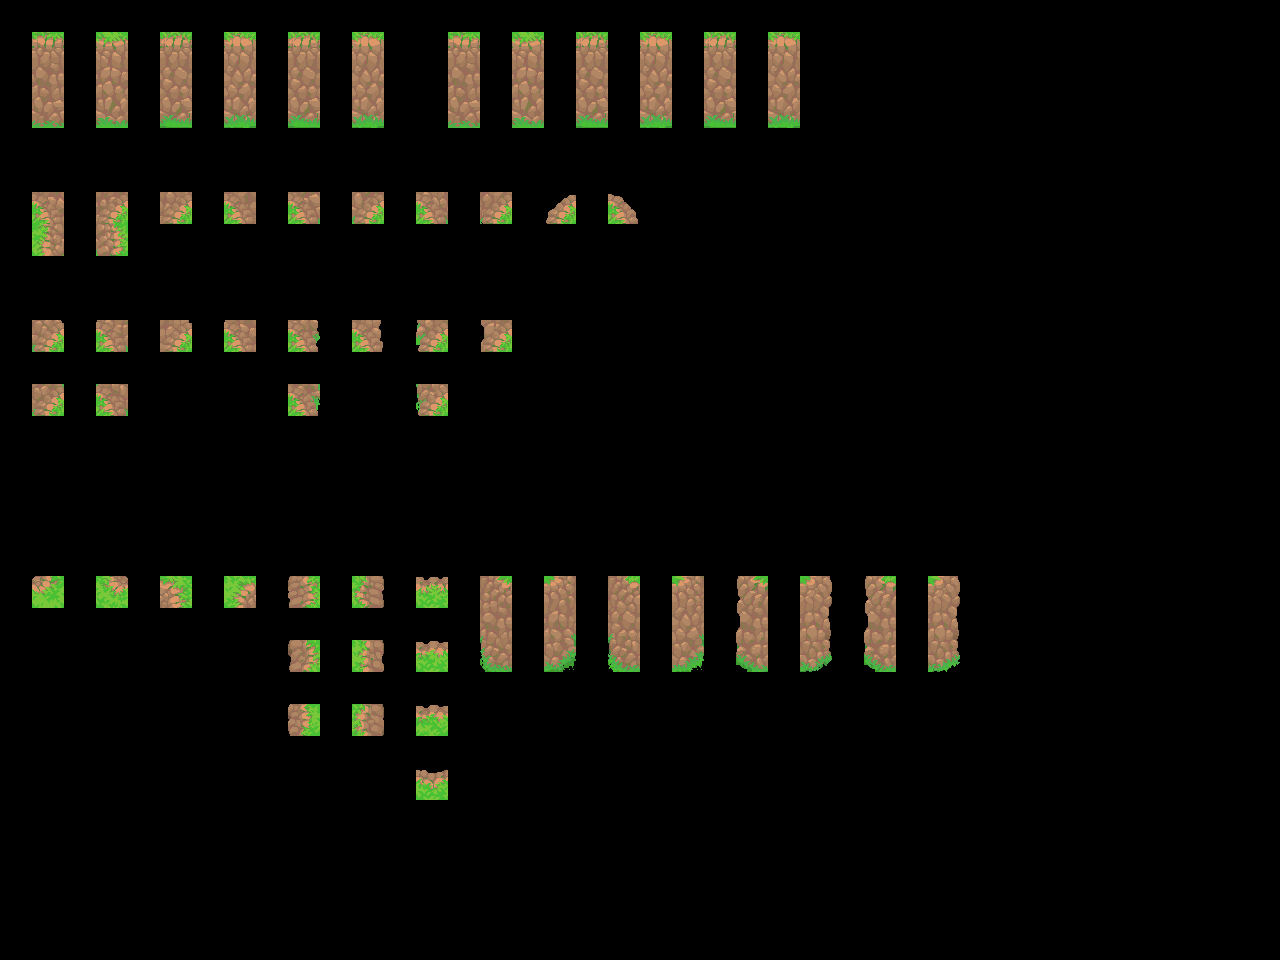

The image is a tile-based game level rendered from a .tmx file. Its description and complete source (layers, tilesets, objects, tile grids) follow:
An orthogonal 40x30 tile map with 32x32 px tiles, 2 tile layers (input_wall, output_wall) and 5 objects.

<map version="1.9" tiledversion="1.9.2" orientation="orthogonal" renderorder="right-down" width="40" height="30" tilewidth="32" tileheight="32" infinite="0" nextlayerid="4" nextobjectid="7">
 <properties>
  <property name="MatchInOrder" type="bool" value="true" />
 </properties>
 <tileset firstgid="1" source="../Tilesets/gl2-Tileset - wall 1-3tiles.tsx" />
 <layer id="1" name="input_wall" width="40" height="30" opacity="0.83">
  <data encoding="csv">
0,0,0,0,0,0,0,0,0,0,0,0,0,0,0,0,0,0,0,0,0,0,0,0,0,0,0,0,0,0,0,0,0,0,0,0,0,0,0,0,
0,67,0,67,0,67,0,67,0,67,0,67,0,0,67,0,67,0,67,0,67,0,67,0,67,0,0,0,0,0,0,0,0,0,0,0,0,0,0,0,
0,83,0,83,0,83,0,83,0,83,0,83,0,0,83,0,83,0,83,0,83,0,83,0,83,0,0,0,0,0,0,0,0,0,0,0,0,0,0,0,
0,99,0,99,0,99,0,99,0,99,0,99,0,0,99,0,99,0,99,0,99,0,99,0,99,0,0,0,0,0,0,0,0,0,0,0,0,0,0,0,
0,0,0,0,0,0,0,0,0,0,0,0,0,0,0,0,0,0,0,0,0,0,0,0,0,0,0,0,0,0,0,0,0,0,0,0,0,0,0,0,
0,0,0,0,0,0,0,0,0,0,0,0,0,0,0,0,0,0,0,0,0,0,0,0,0,0,0,0,0,0,0,0,0,0,0,0,0,0,0,0,
0,6,0,8,0,12,0,44,0,38,0,40,0,58,0,74,0,17,0,21,0,0,0,0,0,0,0,0,0,0,0,0,0,0,0,0,0,0,0,0,
0,22,0,24,0,0,0,0,0,0,0,0,0,0,0,0,0,0,0,0,0,0,0,0,0,0,0,0,0,0,0,0,0,0,0,0,0,0,0,0,
0,0,0,0,0,0,0,0,0,0,0,0,0,0,0,0,0,0,0,0,0,0,0,0,0,0,0,0,0,0,0,0,0,0,0,0,0,0,0,0,
0,0,0,0,0,0,0,0,0,0,0,0,0,0,0,0,0,0,0,0,0,0,0,0,0,0,0,0,0,0,0,0,0,0,0,0,0,0,0,0,
0,76,0,108,0,109,0,125,0,102,0,118,0,104,0,120,0,0,0,0,0,0,0,0,0,0,0,0,0,0,0,0,0,0,0,0,0,0,0,0,
0,0,0,0,0,0,0,0,0,0,0,0,0,0,0,0,0,0,0,0,0,0,0,0,0,0,0,0,0,0,0,0,0,0,0,0,0,0,0,0,
0,30,0,29,0,0,0,0,0,13,0,0,0,15,0,0,0,0,0,0,0,0,0,0,0,0,0,0,0,0,0,0,0,0,0,0,0,0,0,0,
0,0,0,0,0,0,0,0,0,0,0,0,0,0,0,0,0,0,0,0,0,0,0,0,0,0,0,0,0,0,0,0,0,0,0,0,0,0,0,0,
0,0,0,0,0,0,0,0,0,0,0,0,0,0,0,0,0,0,0,0,0,0,0,0,0,0,0,0,0,0,0,0,0,0,0,0,0,0,0,0,
0,0,0,0,0,0,0,0,0,0,0,0,0,0,0,0,0,0,0,0,0,0,0,0,0,0,0,0,0,0,0,0,0,0,0,0,0,0,0,0,
0,0,0,0,0,0,0,0,0,0,0,0,0,0,0,0,0,0,0,0,0,0,0,0,0,0,0,0,0,0,0,0,0,0,0,0,0,0,0,0,
0,0,0,0,0,0,0,0,0,0,0,0,0,0,0,0,0,0,0,0,0,0,0,0,0,0,0,0,0,0,0,0,0,0,0,0,0,0,0,0,
0,18,0,20,0,50,0,52,0,33,0,37,0,3,0,66,0,68,0,66,0,68,0,49,0,53,0,49,0,53,0,0,0,0,0,0,0,0,0,0,
0,0,0,0,0,0,0,0,0,0,0,0,0,0,0,82,0,84,0,82,0,84,0,65,0,69,0,65,0,69,0,0,0,0,0,0,0,0,0,0,
0,0,0,0,0,0,0,0,0,33,0,37,0,3,0,98,0,100,0,98,0,100,0,81,0,85,0,81,0,85,0,0,0,0,0,0,0,0,0,0,
0,0,0,0,0,0,0,0,0,0,0,0,0,0,0,0,0,0,0,0,0,0,0,0,0,0,0,0,0,0,0,0,0,0,0,0,0,0,0,0,
0,0,0,0,0,0,0,0,0,33,0,37,0,3,0,0,0,0,0,0,0,0,0,0,0,0,0,0,0,0,0,0,0,0,0,0,0,0,0,0,
0,0,0,0,0,0,0,0,0,0,0,0,0,0,0,0,0,0,0,0,0,0,0,0,0,0,0,0,0,0,0,0,0,0,0,0,0,0,0,0,
0,0,0,0,0,0,0,0,0,0,0,0,0,3,0,0,0,0,0,0,0,0,0,0,0,0,0,0,0,0,0,0,0,0,0,0,0,0,0,0,
0,0,0,0,0,0,0,0,0,0,0,0,0,0,0,0,0,0,0,0,0,0,0,0,0,0,0,0,0,0,0,0,0,0,0,0,0,0,0,0,
0,0,0,0,0,0,0,0,0,0,0,0,0,0,0,0,0,0,0,0,0,0,0,0,0,0,0,0,0,0,0,0,0,0,0,0,0,0,0,0,
0,0,0,0,0,0,0,0,0,0,0,0,0,0,0,0,0,0,0,0,0,0,0,0,0,0,0,0,0,0,0,0,0,0,0,0,0,0,0,0,
0,0,0,0,0,0,0,0,0,0,0,0,0,0,0,0,0,0,0,0,0,0,0,0,0,0,0,0,0,0,0,0,0,0,0,0,0,0,0,0,
0,0,0,0,0,0,0,0,0,0,0,0,0,0,0,0,0,0,0,0,0,0,0,0,0,0,0,0,0,0,0,0,0,0,0,0,0,0,0,0
</data>
 </layer>
 <layer id="2" name="output_wall" width="40" height="30">
  <data encoding="csv">
0,0,0,0,0,0,0,0,0,0,0,0,0,0,0,0,0,0,0,0,0,0,0,0,0,0,0,0,0,0,0,0,0,0,0,0,0,0,0,0,
0,145,0,146,0,147,0,148,0,149,0,150,0,0,152,0,153,0,154,0,155,0,156,0,157,0,0,0,0,0,0,0,0,0,0,0,0,0,0,0,
0,161,0,162,0,163,0,164,0,165,0,166,0,0,168,0,169,0,170,0,171,0,172,0,173,0,0,0,0,0,0,0,0,0,0,0,0,0,0,0,
0,177,0,178,0,179,0,180,0,181,0,182,0,0,184,0,185,0,186,0,187,0,188,0,189,0,0,0,0,0,0,0,0,0,0,0,0,0,0,0,
0,0,0,0,0,0,0,0,0,0,0,0,0,0,0,0,0,0,0,0,0,0,0,0,0,0,0,0,0,0,0,0,0,0,0,0,0,0,0,0,
0,0,0,0,0,0,0,0,0,0,0,0,0,0,0,0,0,0,0,0,0,0,0,0,0,0,0,0,0,0,0,0,0,0,0,0,0,0,0,0,
0,7,0,9,0,28,0,60,0,39,0,41,0,59,0,75,0,2,0,4,0,0,0,0,0,0,0,0,0,0,0,0,0,0,0,0,0,0,0,0,
0,23,0,25,0,0,0,0,0,0,0,0,0,0,0,0,0,0,0,0,0,0,0,0,0,0,0,0,0,0,0,0,0,0,0,0,0,0,0,0,
0,0,0,0,0,0,0,0,0,0,0,0,0,0,0,0,0,0,0,0,0,0,0,0,0,0,0,0,0,0,0,0,0,0,0,0,0,0,0,0,
0,0,0,0,0,0,0,0,0,0,0,0,0,0,0,0,0,0,0,0,0,0,0,0,0,0,0,0,0,0,0,0,0,0,0,0,0,0,0,0,
0,92,0,124,0,110,0,126,0,103,0,119,0,105,0,121,0,0,0,0,0,0,0,0,0,0,0,0,0,0,0,0,0,0,0,0,0,0,0,0,
0,0,0,0,0,0,0,0,0,0,0,0,0,0,0,0,0,0,0,0,0,0,0,0,0,0,0,0,0,0,0,0,0,0,0,0,0,0,0,0,
0,46,0,45,0,0,0,0,0,14,0,0,0,16,0,0,0,0,0,0,0,0,0,0,0,0,0,0,0,0,0,0,0,0,0,0,0,0,0,0,
0,0,0,0,0,0,0,0,0,0,0,0,0,0,0,0,0,0,0,0,0,0,0,0,0,0,0,0,0,0,0,0,0,0,0,0,0,0,0,0,
0,0,0,0,0,0,0,0,0,0,0,0,0,0,0,0,0,0,0,0,0,0,0,0,0,0,0,0,0,0,0,0,0,0,0,0,0,0,0,0,
0,0,0,0,0,0,0,0,0,0,0,0,0,0,0,0,0,0,0,0,0,0,0,0,0,0,0,0,0,0,0,0,0,0,0,0,0,0,0,0,
0,0,0,0,0,0,0,0,0,0,0,0,0,0,0,0,0,0,0,0,0,0,0,0,0,0,0,0,0,0,0,0,0,0,0,0,0,0,0,0,
0,0,0,0,0,0,0,0,0,0,0,0,0,0,0,0,0,0,0,0,0,0,0,0,0,0,0,0,0,0,0,0,0,0,0,0,0,0,0,0,
0,193,0,194,0,209,0,210,0,195,0,196,0,197,0,198,0,199,0,200,0,201,0,202,0,203,0,204,0,205,0,0,0,0,0,0,0,0,0,0,
0,0,0,0,0,0,0,0,0,0,0,0,0,0,0,214,0,215,0,216,0,217,0,218,0,219,0,220,0,221,0,0,0,0,0,0,0,0,0,0,
0,0,0,0,0,0,0,0,0,211,0,212,0,213,0,230,0,231,0,232,0,233,0,234,0,235,0,236,0,237,0,0,0,0,0,0,0,0,0,0,
0,0,0,0,0,0,0,0,0,0,0,0,0,0,0,0,0,0,0,0,0,0,0,0,0,0,0,0,0,0,0,0,0,0,0,0,0,0,0,0,
0,0,0,0,0,0,0,0,0,227,0,228,0,229,0,0,0,0,0,0,0,0,0,0,0,0,0,0,0,0,0,0,0,0,0,0,0,0,0,0,
0,0,0,0,0,0,0,0,0,0,0,0,0,0,0,0,0,0,0,0,0,0,0,0,0,0,0,0,0,0,0,0,0,0,0,0,0,0,0,0,
0,0,0,0,0,0,0,0,0,0,0,0,0,245,0,0,0,0,0,0,0,0,0,0,0,0,0,0,0,0,0,0,0,0,0,0,0,0,0,0,
0,0,0,0,0,0,0,0,0,0,0,0,0,0,0,0,0,0,0,0,0,0,0,0,0,0,0,0,0,0,0,0,0,0,0,0,0,0,0,0,
0,0,0,0,0,0,0,0,0,0,0,0,0,0,0,0,0,0,0,0,0,0,0,0,0,0,0,0,0,0,0,0,0,0,0,0,0,0,0,0,
0,0,0,0,0,0,0,0,0,0,0,0,0,0,0,0,0,0,0,0,0,0,0,0,0,0,0,0,0,0,0,0,0,0,0,0,0,0,0,0,
0,0,0,0,0,0,0,0,0,0,0,0,0,0,0,0,0,0,0,0,0,0,0,0,0,0,0,0,0,0,0,0,0,0,0,0,0,0,0,0,
0,0,0,0,0,0,0,0,0,0,0,0,0,0,0,0,0,0,0,0,0,0,0,0,0,0,0,0,0,0,0,0,0,0,0,0,0,0,0,0
</data>
 </layer>
 <objectgroup id="3" name="rule_options" offsetx="-10.6667" offsety="-16.6667">
  <object id="1" x="22" y="28" width="131" height="124.667">
   <properties>
    <property name="Disabled" type="bool" value="false" />
    <property name="Probability" type="float" value="0.4" />
   </properties>
  </object>
  <object id="2" x="28" y="180.667" width="917.333" height="320">
   <properties>
    <property name="Disabled" type="bool" value="false" />
    <property name="Probability" type="float" value="0.25" />
   </properties>
  </object>
  <object id="4" x="29.6667" y="568.333" width="955" height="282.333">
   <properties>
    <property name="Probability" type="float" value="0.25" />
   </properties>
  </object>
  <object id="5" x="448.667" y="28.6667" width="497" height="129">
   <properties>
    <property name="Probability" type="float" value="0.15" />
   </properties>
  </object>
  <object id="6" x="162.667" y="29" width="243.333" height="123.667">
   <properties>
    <property name="Probability" type="float" value="0.25" />
   </properties>
  </object>
 </objectgroup>
</map>
